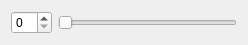
<?xml version="1.0" encoding="UTF-8"?>
<ui version="4.0">
 <class>SmallWidget</class>
 <widget class="QWidget" name="SmallWidget">
  <property name="geometry">
   <rect>
    <x>0</x>
    <y>0</y>
    <width>248</width>
    <height>40</height>
   </rect>
  </property>
  <property name="windowTitle">
   <string>Form</string>
  </property>
  <layout class="QHBoxLayout" name="horizontalLayout">
   <item>
    <widget class="QSpinBox" name="spinBox"/>
   </item>
   <item>
    <widget class="QSlider" name="horizontalSlider">
     <property name="orientation">
      <enum>Qt::Horizontal</enum>
     </property>
    </widget>
   </item>
  </layout>
 </widget>
 <resources/>
 <connections/>
</ui>
